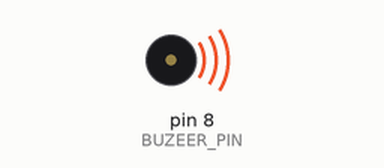
This sketch was run on a simulated Arduino Uno, built with avr-gcc and run on an emulated ATmega328P. Shown: buzzer (waves = sounding).

Above: at 0.1 s.
Timing chart, 0 to 1.6 s (numbered marks = the images above):
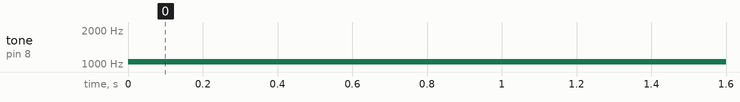

Measured:
- by itself, tone on pin 8 (BUZEER_PIN): silent → 1046 Hz at 0.00 s

The sketch:

Buzeer_1.ino
```cpp
const int BUZEER_PIN = 8;
const int DELAY = 1000;

void setup() {
  Serial.begin(9600);
  pinMode(BUZEER_PIN, OUTPUT);
}

void loop() {
  tone(BUZEER_PIN, 1046);//腳位, Hz, ms
  delay(DELAY);

}
```
